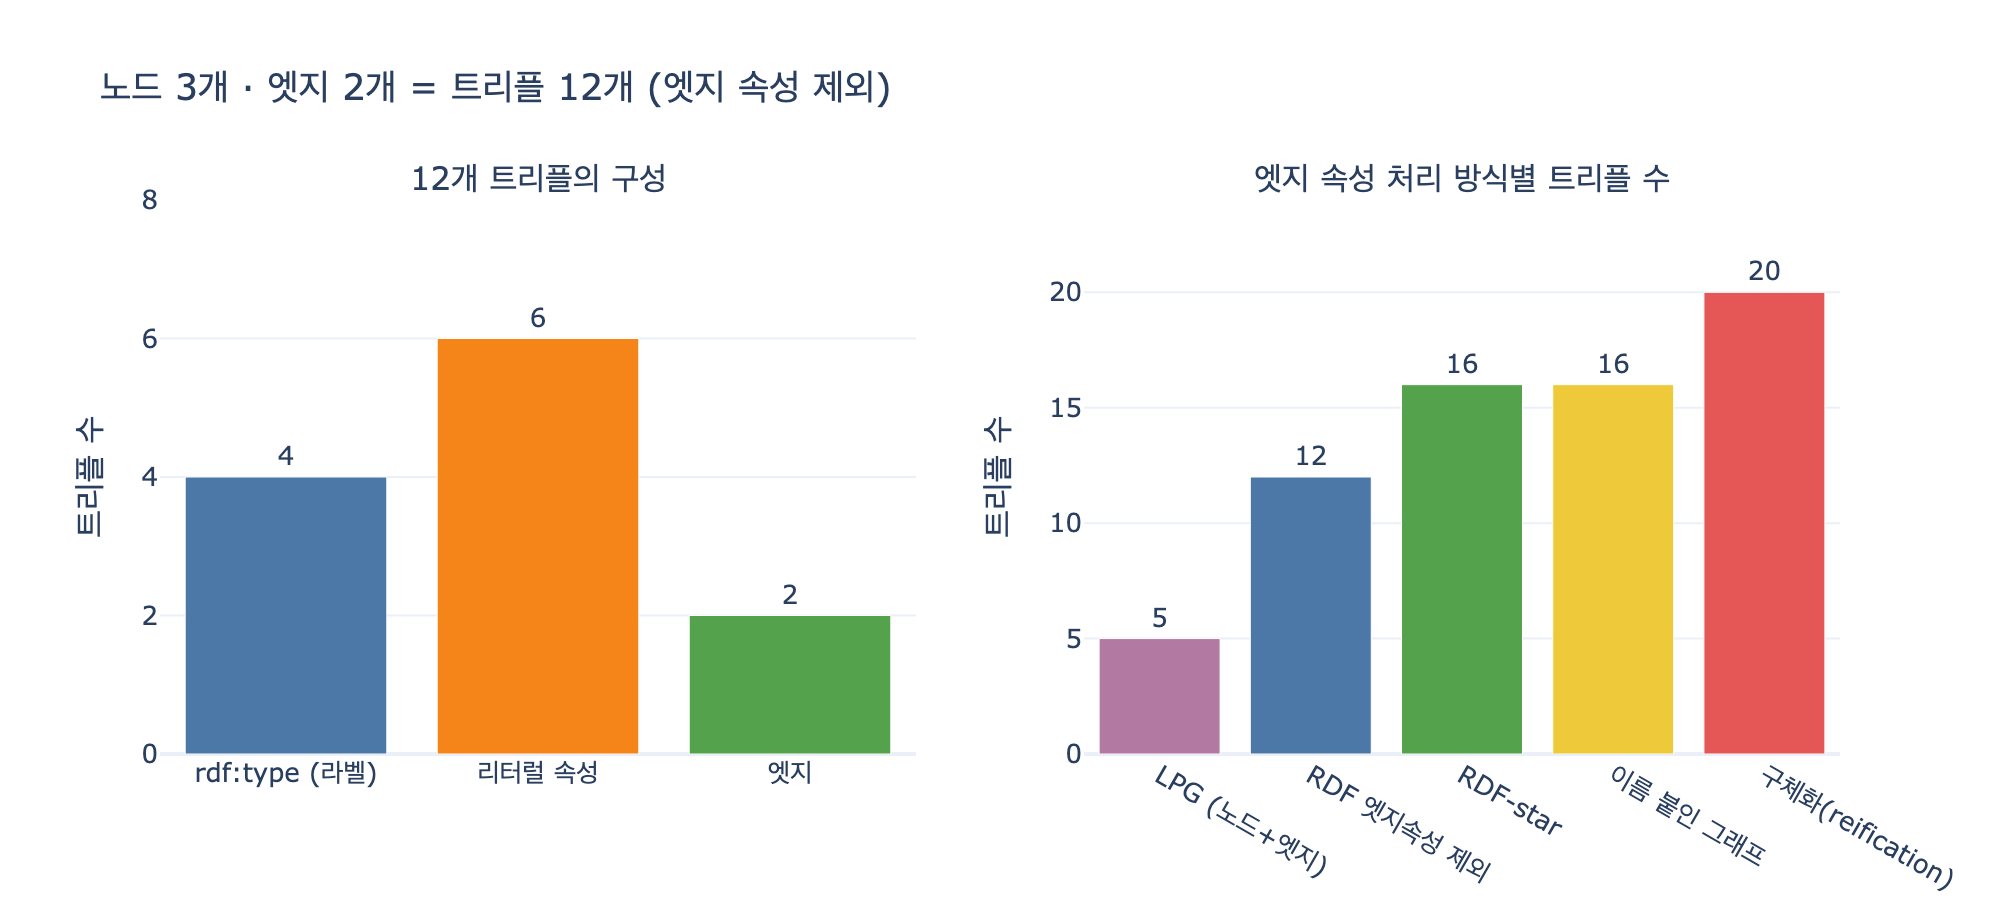

Reproduce this figure in Python.
# %% [markdown]
# # 노드 3개 · 엣지 2개 → 트리플 12개
#
# 5장 `model.py`의 데이터를 그대로 손으로 옮겨 놓고, LPG 자료구조에서
# RDF 트리플 리스트를 **직접 만들어** 개수가 정말 12가 되는지 계산해 본다.
#
# 세는 규칙은 세 줄뿐이다.
#
# - 라벨 하나 → `rdf:type` 트리플 하나
# - 노드 속성 하나 → 리터럴 트리플 하나
# - 엣지 하나 → 트리플 하나 (엣지 **속성**은 이 셈에서 제외)
#
# 그래서 노드 하나가 만드는 트리플 수는 $|L_i| + |P_i|$ 이고, 전체는
#
# $$T = \sum_{i=1}^{n}\bigl(|L_i| + |P_i|\bigr) + |E|$$
#
# 이 예제에서는 $T = (1+2) + (1+2) + (2+2) + 2 = 12$.

# %%
# 필요 패키지: plotly (시각화), kaleido (expy.png 저장). 둘 다 없어도 계산 셀은 그대로 돌아간다.
from __future__ import annotations

import os


def _show(fig):
    try:
        from IPython import get_ipython

        if get_ipython() is not None:  # VSCode 셀/Jupyter에서만 렌더링
            fig.show()
    except ImportError:
        pass


HERE = os.path.dirname(os.path.abspath(__file__)) if "__file__" in globals() else os.getcwd()

# %% [markdown]
# ## 1단계 — LPG 원본 데이터
#
# 노드도 엣지도 「속성 주머니」를 하나씩 갖는다. 이게 LPG가 세는 단위다.

# %%
LPG_NODES = {
    "n1": {"labels": ["Company"], "props": {"name": "가온테크", "grade": "A"}},
    "n2": {"labels": ["Contract"], "props": {"id": "C-2025-118", "amount": 5_000_000}},
    "n3": {"labels": ["Person", "Employee"], "props": {"name": "김하늘", "title": "부장"}},
}

LPG_EDGES = [
    {
        "from": "n1",
        "type": "SIGNED",
        "to": "n2",
        "props": {"at": "2025-06-02", "channel": "직접", "confidence": 0.98},
    },
    {
        "from": "n1",
        "type": "MANAGED_BY",
        "to": "n3",
        "props": {"since": "2023-04-01"},
    },
]

print(f"LPG: 노드 {len(LPG_NODES)}개, 엣지 {len(LPG_EDGES)}개")
print("노드 속성 총합:", sum(len(n["props"]) for n in LPG_NODES.values()))
print("라벨 총합:", sum(len(n["labels"]) for n in LPG_NODES.values()))
print("엣지 속성 총합:", sum(len(e["props"]) for e in LPG_EDGES))
# 출력: LPG: 노드 3개, 엣지 2개
# 출력: 노드 속성 총합: 6
# 출력: 라벨 총합: 4
# 출력: 엣지 속성 총합: 4

# %% [markdown]
# ## 2단계 — LPG → RDF 변환기
#
# 노드 id를 IRI로 바꾸고, 규칙 세 줄을 그대로 코드로 옮긴다.
# 트리플에 `kind` 태그(`type` / `literal` / `edge`)를 붙여 두면
# 나중에 항목별 개수를 그냥 세기만 하면 된다.

# %%
IRI = {"n1": "ex:Gaon", "n2": "ex:C2025118", "n3": "ex:Kim"}
PRED = {  # 속성 키 → 술어 이름
    "name": "ex:name",
    "grade": "ex:grade",
    "id": "ex:id",
    "amount": "ex:amount",
    "title": "ex:title",
}
EDGE_PRED = {"SIGNED": "ex:signed", "MANAGED_BY": "ex:managedBy"}


def literal(value):
    """파이썬 값을 RDF 리터럴 표기로."""
    if isinstance(value, bool):
        return f'"{str(value).lower()}"^^xsd:boolean'
    if isinstance(value, int):
        return f'"{value}"^^xsd:integer'
    if isinstance(value, float):
        return f'"{value}"^^xsd:decimal'
    return f'"{value}"'


def lpg_to_rdf(nodes, edges, include_edge_props=False):
    """LPG 딕셔너리 → (subject, predicate, object, kind) 리스트."""
    triples = []
    for nid, node in nodes.items():
        subj = IRI[nid]
        for label in node["labels"]:  # 라벨 → rdf:type
            triples.append((subj, "rdf:type", f"ex:{label}", "type"))
        for key, value in node["props"].items():  # 속성 → 리터럴 트리플
            triples.append((subj, PRED[key], literal(value), "literal"))
    for edge in edges:  # 엣지 → 트리플
        triples.append((IRI[edge["from"]], EDGE_PRED[edge["type"]], IRI[edge["to"]], "edge"))
        if include_edge_props:
            # 순진하게 붙이면 주어를 가리킬 방법이 없다. 3단계에서 제대로 본다.
            for key, value in edge["props"].items():
                triples.append((f'<<{IRI[edge["from"]]} {EDGE_PRED[edge["type"]]} {IRI[edge["to"]]}>>',
                                f"ex:{key}", literal(value), "edge-prop"))
    return triples


RDF_TRIPLES = lpg_to_rdf(LPG_NODES, LPG_EDGES)

for i, (s, p, o, kind) in enumerate(RDF_TRIPLES, 1):
    print(f"{i:2d}. {s:14s} {p:14s} {o:24s} [{kind}]")
print(f"\n합계: {len(RDF_TRIPLES)} 트리플")
# 출력:  1. ex:Gaon       rdf:type       ex:Company               [type]
# 출력:  2. ex:Gaon       ex:name        "가온테크"                 [literal]
# 출력:  3. ex:Gaon       ex:grade       "A"                      [literal]
# 출력:  4. ex:C2025118   rdf:type       ex:Contract              [type]
# 출력:  5. ex:C2025118   ex:id          "C-2025-118"             [literal]
# 출력:  6. ex:C2025118   ex:amount      "5000000"^^xsd:integer   [literal]
# 출력:  7. ex:Kim        rdf:type       ex:Person                [type]
# 출력:  8. ex:Kim        rdf:type       ex:Employee              [type]
# 출력:  9. ex:Kim        ex:name        "김하늘"                   [literal]
# 출력: 10. ex:Kim        ex:title       "부장"                    [literal]
# 출력: 11. ex:Gaon       ex:signed      ex:C2025118              [edge]
# 출력: 12. ex:Gaon       ex:managedBy   ex:Kim                   [edge]
# 출력:
# 출력: 합계: 12 트리플

# %%
from collections import Counter  # noqa: E402

breakdown = Counter(kind for *_, kind in RDF_TRIPLES)
print("rdf:type   :", breakdown["type"], "  (Company 1 + Contract 1 + Person 1 + Employee 1)")
print("리터럴 속성 :", breakdown["literal"], "  (name/grade + id/amount + name/title)")
print("엣지       :", breakdown["edge"], "  (ex:signed, ex:managedBy)")
print("─" * 34)
print("합계       :", sum(breakdown.values()))
assert len(RDF_TRIPLES) == 12
assert (breakdown["type"], breakdown["literal"], breakdown["edge"]) == (4, 6, 2)
print("검증 통과: 4 + 6 + 2 = 12")
# 출력: rdf:type   : 4   (Company 1 + Contract 1 + Person 1 + Employee 1)
# 출력: 리터럴 속성 : 6   (name/grade + id/amount + name/title)
# 출력: 엣지       : 2   (ex:signed, ex:managedBy)
# 출력: ──────────────────────────────────
# 출력: 합계       : 12
# 출력: 검증 통과: 4 + 6 + 2 = 12

# %% [markdown]
# ## 3단계 — 공식으로 다시 확인
#
# 노드마다 $|L_i| + |P_i|$, 엣지마다 1.
#
# $$T = \underbrace{4}_{\text{라벨}} + \underbrace{6}_{\text{노드 속성}} + \underbrace{2}_{\text{엣지}} = 12$$

# %%
def predict_triples(nodes, edges):
    labels = sum(len(n["labels"]) for n in nodes.values())
    props = sum(len(n["props"]) for n in nodes.values())
    return labels + props + len(edges), labels, props, len(edges)


total, labels, props, n_edges = predict_triples(LPG_NODES, LPG_EDGES)
print(f"{labels} (라벨) + {props} (노드 속성) + {n_edges} (엣지) = {total}")
assert total == len(RDF_TRIPLES)
# 출력: 4 (라벨) + 6 (노드 속성) + 2 (엣지) = 12

# %% [markdown]
# ## 4단계 — 엣지 속성을 넣으면?
#
# LPG는 엣지 속성을 주머니에 그냥 넣어서 **엣지 수가 그대로 2개**다.
# RDF는 셋 중 하나를 골라야 하고, 방식마다 늘어나는 양이 다르다.
#
# 엣지 속성은 `SIGNED` 3개(at/channel/confidence) + `MANAGED_BY` 1개(since) = 4개.
#
# | 방식 | 규칙 | 늘어남 |
# |---|---|---|
# | 제외(기준) | 엣지 = 1 트리플 | — |
# | RDF-star | 원래 엣지 유지 + 속성마다 트리플 term 주어 1줄 | $+\sum_e |P_e|$ |
# | 구체화 | 엣지 트리플을 없애고 사건 노드로 승격 (`hasX` 1 + `rdf:type` 1 + `contract` 1 + 속성) | $-1 + 3 + |P_e|$ 씩 |
# | 이름 붙인 그래프 | 엣지 트리플을 named graph로 감싸고 그래프 이름에 속성 부착 | $+\sum_e |P_e|$, 대신 그래프 수 증가 |

# %%
def count_rdf_star(nodes, edges):
    """원래 엣지 트리플은 그대로 두고, 속성마다 << >> 주어 트리플 1개."""
    base, *_ = predict_triples(nodes, edges)
    return base + sum(len(e["props"]) for e in edges)


def count_reified(nodes, edges):
    """엣지를 사건 노드로 승격. 엣지 트리플 1개가 3 + |props| 개로 바뀐다."""
    base, *_ = predict_triples(nodes, edges)
    delta = 0
    for e in edges:
        if e["props"]:
            delta += -1 + 3 + len(e["props"])  # 엣지 트리플 제거, hasX/type/target + 속성
    return base + delta


def count_named_graph(nodes, edges):
    """엣지 트리플을 이름 붙인 그래프로 감싸고, 그래프 이름에 속성을 단다."""
    base, *_ = predict_triples(nodes, edges)
    stmts = base + sum(len(e["props"]) for e in edges)
    graphs = 1 + sum(1 for e in edges if e["props"])  # default + 엣지별 1개
    return stmts, graphs


base_total, *_ = predict_triples(LPG_NODES, LPG_EDGES)
star = count_rdf_star(LPG_NODES, LPG_EDGES)
reified = count_reified(LPG_NODES, LPG_EDGES)
ng_stmts, ng_graphs = count_named_graph(LPG_NODES, LPG_EDGES)

RESULTS = [
    ("LPG (노드+엣지)", len(LPG_NODES) + len(LPG_EDGES)),
    ("RDF 엣지속성 제외", base_total),
    ("RDF-star", star),
    ("이름 붙인 그래프", ng_stmts),
    ("구체화(reification)", reified),
]
for name, cnt in RESULTS:
    print(f"{name:20s} {cnt:3d}")
print(f"\n이름 붙인 그래프의 그래프 수: {ng_graphs}개 (default + 엣지 2개)")
assert (base_total, star, reified, ng_stmts) == (12, 16, 20, 16)
# 출력: LPG (노드+엣지)            5
# 출력: RDF 엣지속성 제외           12
# 출력: RDF-star              16
# 출력: 이름 붙인 그래프             16
# 출력: 구체화(reification)      20
# 출력:
# 출력: 이름 붙인 그래프의 그래프 수: 3개 (default + 엣지 2개)

# %% [markdown]
# 구체화만 유일하게 **원래 `ex:signed` 엣지가 사라진다**. 그래서 트리플이 20개로
# 가장 많이 늘고, 기존 질의도 깨진다. RDF-star는 원래 엣지를 남기므로 16개에서 멈춘다.

# %%
# 구체화 결과를 실제로 만들어서 20개인지 확인 (model.py 의 RDF_REIFIED 와 같은 모양)
EVENT = {"SIGNED": ("ex:hasSigning", "ex:Signing", "ex:Signing1", "ex:contract"),
         "MANAGED_BY": ("ex:hasManagement", "ex:Management", "ex:Mgmt1", "ex:person")}


def build_reified(nodes, edges):
    triples = [t for t in lpg_to_rdf(nodes, edges) if t[3] != "edge"]
    for e in edges:
        if not e["props"]:
            triples.append((IRI[e["from"]], EDGE_PRED[e["type"]], IRI[e["to"]], "edge"))
            continue
        has, cls, inst, target = EVENT[e["type"]]
        triples.append((IRI[e["from"]], has, inst, "reified"))
        triples.append((inst, "rdf:type", cls, "reified"))
        triples.append((inst, target, IRI[e["to"]], "reified"))
        for k, v in e["props"].items():
            triples.append((inst, f"ex:{k}", literal(v), "reified"))
    return triples


REIFIED = build_reified(LPG_NODES, LPG_EDGES)
print(f"구체화 트리플 수: {len(REIFIED)} (예측 {reified})")
for s, p, o, kind in REIFIED:
    if kind == "reified":
        print(f"   {s:16s} {p:16s} {o}")
assert len(REIFIED) == reified
# 출력: 구체화 트리플 수: 20 (예측 20)
# 출력:    ex:Gaon          ex:hasSigning    ex:Signing1
# 출력:    ex:Signing1      rdf:type         ex:Signing
# 출력:    ex:Signing1      ex:contract      ex:C2025118
# 출력:    ex:Signing1      ex:at            "2025-06-02"
# 출력:    ex:Signing1      ex:channel       "직접"
# 출력:    ex:Signing1      ex:confidence    "0.98"^^xsd:decimal
# 출력:    ex:Gaon          ex:hasManagement ex:Mgmt1
# 출력:    ex:Mgmt1         rdf:type         ex:Management
# 출력:    ex:Mgmt1         ex:person        ex:Kim
# 출력:    ex:Mgmt1         ex:since         "2023-04-01"

# %% [markdown]
# ## 5단계 — 규모가 커지면
#
# 노드 하나가 라벨 $\ell$ 개, 속성 $p$ 개를 갖고 노드당 엣지가 $d$ 개라면
#
# $$T(n) = n\,(\ell + p + d)$$
#
# 이 예제의 평균값은 $\ell \approx 1.33$, $p = 2$, $d \approx 0.67$ 이라 노드 1개당 트리플 4개.
# LPG 카운트는 노드당 $1 + d$ 개다. **비율이 상수**라서, 「12개」는 데이터가 커진다는 뜻이 아니라
# 자를 바꿔 잰다는 뜻일 뿐이다.

# %%
AVG_PER_NODE = 12 / 3  # 트리플/노드
AVG_LPG_PER_NODE = 5 / 3  # (노드+엣지)/노드
for n in (3, 30, 300, 3000):
    print(f"노드 {n:5d}개 → RDF 트리플 {int(n * AVG_PER_NODE):6d}, LPG 요소 {int(n * AVG_LPG_PER_NODE):5d}")
# 출력: 노드     3개 → RDF 트리플     12, LPG 요소     5
# 출력: 노드    30개 → RDF 트리플    120, LPG 요소    50
# 출력: 노드   300개 → RDF 트리플   1200, LPG 요소   500
# 출력: 노드  3000개 → RDF 트리플  12000, LPG 요소  5000

# %% [markdown]
# ## 6단계 — 시각화
#
# 왼쪽: 12개의 구성(4 + 6 + 2). 오른쪽: 엣지 속성 처리 방식별 트리플 수.

# %%
try:
    import plotly.graph_objects as go
    from plotly.subplots import make_subplots

    fig = make_subplots(
        rows=1,
        cols=2,
        subplot_titles=("12개 트리플의 구성", "엣지 속성 처리 방식별 트리플 수"),
        specs=[[{"type": "bar"}, {"type": "bar"}]],
    )

    parts = [("rdf:type (라벨)", 4), ("리터럴 속성", 6), ("엣지", 2)]
    fig.add_trace(
        go.Bar(
            x=[p[0] for p in parts],
            y=[p[1] for p in parts],
            text=[p[1] for p in parts],
            textposition="outside",
            marker_color=["#4C78A8", "#F58518", "#54A24B"],
            name="구성",
            showlegend=False,
        ),
        row=1,
        col=1,
    )

    fig.add_trace(
        go.Bar(
            x=[r[0] for r in RESULTS],
            y=[r[1] for r in RESULTS],
            text=[r[1] for r in RESULTS],
            textposition="outside",
            marker_color=["#B279A2", "#4C78A8", "#54A24B", "#EECA3B", "#E45756"],
            name="방식",
            showlegend=False,
        ),
        row=1,
        col=2,
    )

    fig.update_yaxes(title_text="트리플 수", range=[0, 8], row=1, col=1)
    fig.update_yaxes(title_text="트리플 수", range=[0, 24], row=1, col=2)
    fig.update_layout(
        title_text="노드 3개 · 엣지 2개 = 트리플 12개 (엣지 속성 제외)",
        template="plotly_white",
        height=460,
        width=1000,
        font=dict(size=13),
    )

    _show(fig)
    png = os.path.join(HERE, "expy.png")
    fig.write_image(png, scale=2)  # kaleido 필요
    print("저장:", png)
except ImportError as exc:  # plotly/kaleido 없을 때도 위 계산 셀은 유효
    print("시각화 건너뜀:", exc)
# 출력: 저장: .../expy.png

# %% [markdown]
# ## 정리
#
# - **12개 = rdf:type 4 + 리터럴 속성 6 + 엣지 2** (엣지 속성 제외)
# - 라벨이 2개인 `ex:Kim`(`Person`, `Employee`)이 `rdf:type`을 2줄 만든다 — 4개가 되는 이유
# - LPG는 5개(노드 3 + 엣지 2), RDF는 12개. **같은 사실, 다른 자**
# - 엣지 속성 4개를 넣으면 RDF-star 16, 이름 붙인 그래프 16(+그래프 2개), 구체화 20
# - 진짜 차이는 개수가 아니라 「속성 하나를 손가락으로 가리킬 수 있는가」다.
#   RDF는 트리플 하나를 가리킬 수 있고, LPG는 속성이 주머니 안이라 손잡이가 없다.
